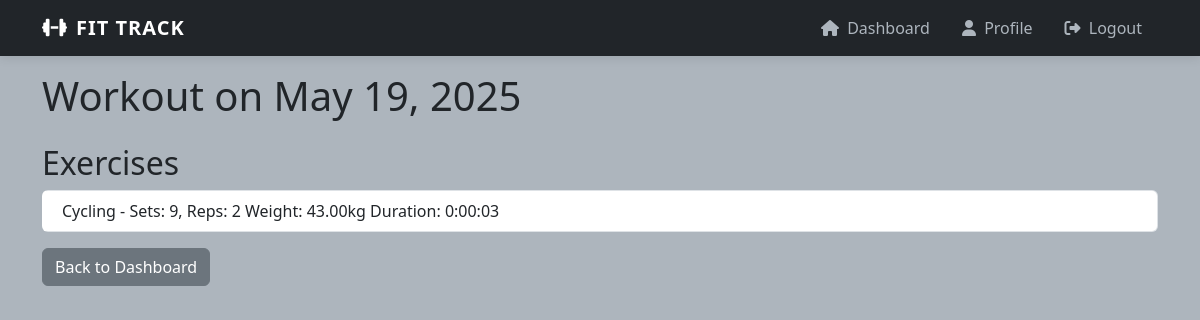
The app's page /workout/4/ (signed in) with its own data.
### fitness/models.py (models this page shows, shortened)
class Workout(models.Model):
    user = models.ForeignKey(User, on_delete=models.CASCADE)
    date = models.DateField(default=timezone.now)
    notes = models.TextField(blank=True)

class WorkoutExercise(models.Model):
    workout = models.ForeignKey(Workout, on_delete=models.CASCADE)
    exercise = models.ForeignKey(Exercise, on_delete=models.CASCADE)
    sets = models.PositiveIntegerField()
    reps = models.PositiveIntegerField()
    weight = models.DecimalField(max_digits=5, decimal_places=2, null=True, blank=True)
    duration = models.DurationField(null=True, blank=True)  # For cardio

class Exercise(models.Model):
    name = models.CharField(max_length=100)
    description = models.TextField(blank=True)
    muscle_group = models.CharField(max_length=100)

### fitness/views.py (the view)
# urls.py: path('workout/<int:workout_id>/', views.view_workout, name='view_workout'),
@login_required
def view_workout(request, workout_id):
    workout = get_object_or_404(Workout, id=workout_id, user=request.user)
    exercises = WorkoutExercise.objects.filter(workout=workout)
    return render(request, 'fitness/view_workout.html', {
        'workout': workout,
        'exercises': exercises
    })

### fitness/templates/fitness/view_workout.html (shortened to what this page needs)
{% extends 'fitness/base.html' %}
{% block content %}
<h1>Workout on {{ workout.date }}</h1>
<h2 class="mt-4">Exercises</h2>
<ul class="list-group">
    {% for exercise in exercises %}
    <li class="list-group-item">
        {{ exercise.exercise.name }} -
        Sets: {{ exercise.sets }},
        Reps: {{ exercise.reps }}
        {% if exercise.weight %}Weight: {{ exercise.weight }}kg{% endif %}
        {% if exercise.duration %}Duration: {{ exercise.duration }}{% endif %}
    </li>
    {% empty %}
    <li class="list-group-item">No exercises in this workout</li>
    {% endfor %}
</ul>
<a href="{% url 'fitness:dashboard' %}" class="btn btn-secondary mt-3">Back to Dashboard</a>
{% endblock %}

### fitness/templates/fitness/base.html (style rules this page uses)
:root { --primary-red: #e63946; --dark-red: #d00000; --light-grey: #f8f9fa; --medium-grey: #adb5bd; --dark-grey: #495057; --black: #212529; --transition: all 0.3s cubic-bezier(0.25, 0.8, 0.25, 1); }
body { background-color: var(--medium-grey); color: var(--black); font-family: 'Segoe UI', Tahoma, Geneva, Verdana, sans-serif; }
.list-group-item { transition: var(--transition); border-left: 4px solid transparent; }

### records on screen
Workout: date "May 19, 2025"
WorkoutExercise: exercise.name "Cycling", sets "9", reps "2", weight "43.00", duration "0:00:03"
